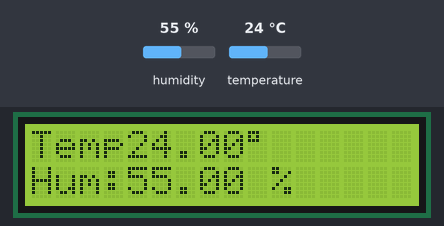
The sketch below on a simulated ESP8266 (NodeMCU). Parts: 16×2 character LCD. Inputs (shaded band) come from the test bench; at power-on: humidity 55 %, temperature 24 °C. What the sketch prints to the serial monitor is not drawn.

Above: at 1.2 s.
1.3 s: humidity set to 22 %
At 2.8 s:
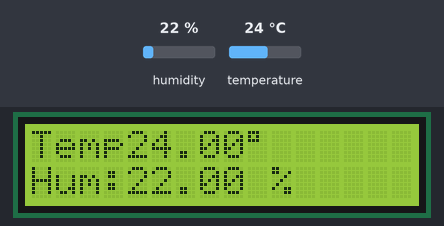
4.1 s: temperature set to 12 °C
At 4.5 s:
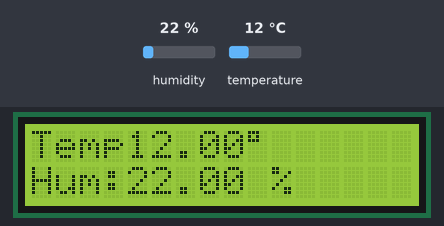
6.9 s: humidity set to 40 %
At 9.2 s:
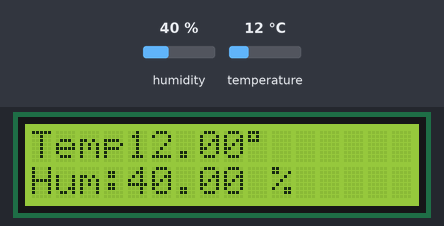
9.9 s: temperature set to 19 °C
At 10.9 s:
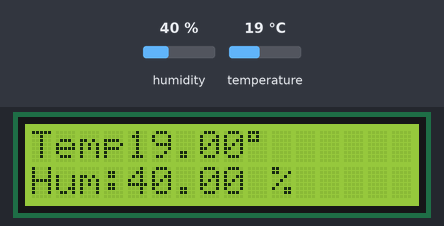
Timing chart, 0 to 12.9 s (numbered marks = the images above; inputs shaded):
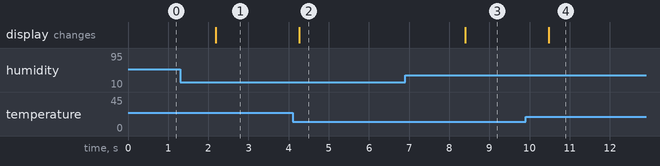

The sketch:

Worksheet_2.ino
```cpp
#include <Adafruit_Sensor.h>
#include <DHT.h>
#include <Wire.h>
#include <LiquidCrystal_I2C.h>

DHT dht(D4, DHT11);
LiquidCrystal_I2C lcd(0x27, 16, 2);
float hum, temp;

void setup() {
  Serial.begin(9600);
  dht.begin();

  lcd.begin();
  lcd.backlight();
  lcd.setCursor(0, 1);
  lcd.print("Hum:      %");
  lcd.setCursor(0, 0);
  lcd.print("Temp :    ");

}

void loop() {
  hum = dht.readHumidity();
  temp = dht.readTemperature();

  Serial.print(" C  Hum: ");
  Serial.print(hum);
  Serial.println(" %");
  Serial.print("T: ");
  Serial.print(temp);

  lcd.setCursor(4, 1);
  lcd.print(hum);
  lcd.setCursor(4, 0);
  lcd.print(temp);
  lcd.print((char)223);

  delay(500);
}
```

Measured:
- after the input at 1.3 s, the display: changes after 0.89 s (image 1)
- after the input at 4.1 s, the display: changes after 0.16 s (image 2)
- after the input at 6.9 s, the display: changes after 1.5 s (image 3)
- after the input at 9.9 s, the display: changes after 0.57 s (image 4)
